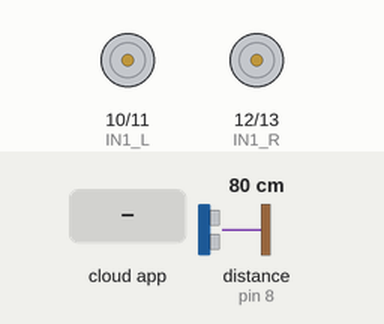
Bench run of a sketch on a simulated Arduino Uno, built with avr-gcc and run on an emulated ATmega328P. On the bench: motor-driver pin pairs drawn as motors (green arrow = first pin HIGH = forward, orange = second pin HIGH = backward, longer = more drive, scaled by the enable pin). Wiring (inferred from the names in the program): ultrasonic range finder: trigger pin 8; echo pin 8. Inputs (shaded band) come from the test bench; at power-on: distance to the obstacle (sensor on pin 8) 80 cm. The echo pulse lasts 58.3 µs per cm; the ROS host is connected and sends only what is stated.

Above: at 1.2 s.
1.3 s: the phone or cloud app sets linear.x to -100
At 2.3 s:
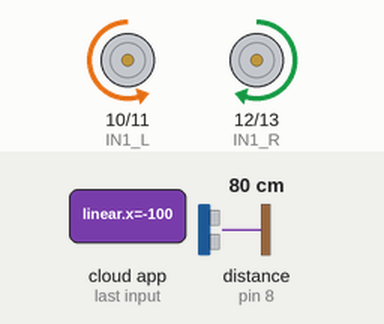
2.8 s: the phone or cloud app sets linear.x to 100
At 4.0 s:
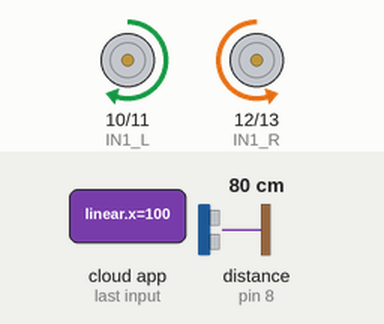
4.3 s: the phone or cloud app sets angular.z to -100
At 5.5 s:
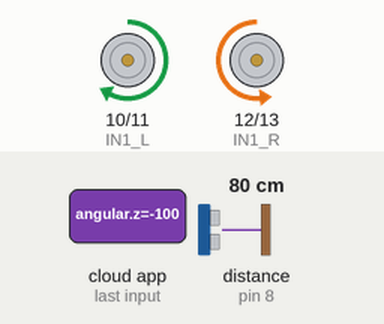
5.8 s: the phone or cloud app sets linear.x to 0
At 7.0 s:
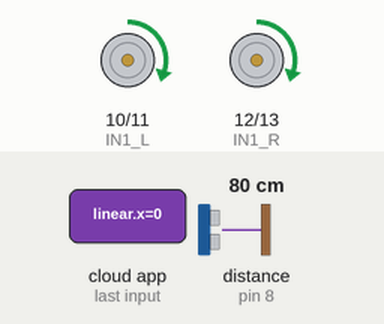
7.3 s: the phone or cloud app sets angular.z to 100
At 7.8 s:
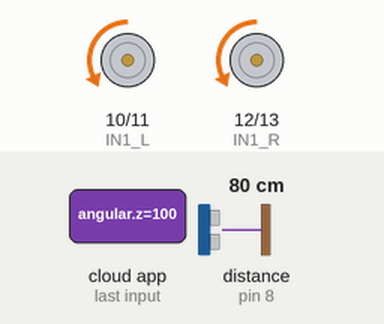
Timing chart, 0 to 9.8 s (numbered marks = the images above; inputs shaded):
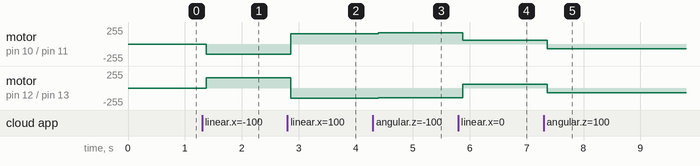

The sketch:

ros_motor_range.ino
```cpp
//Code Authors:
//* Ahmed A. Radwan (author)
//* Maisa Jazba

#include <ArduinoHardware.h>
#include <ros.h>
#include <geometry_msgs/Twist.h>
#include <sensor_msgs/Range.h>


#define EN_L 9
#define IN1_L 10
#define IN2_L 11

#define EN_R 6    //should be PWM PIN!
#define IN1_R 12
#define IN2_R 13

unsigned long previousMillis1 = 0;
const long period1 = 500;

double w_r = 0, w_l = 0;

//wheel_rad is the wheel radius ,wheel_sep is
double wheel_rad = 0.064, wheel_sep = 0.145;

//Range
#define pingPin 8
const boolean CENTIMETERS = true;
const boolean INCHES = false;

ros::NodeHandle nh;

double speed_ang = 0, speed_lin = 0;

void messageCb( const geometry_msgs::Twist& msg) {
  speed_ang = msg.angular.z;
  speed_lin = msg.linear.x;
  w_r = (speed_lin / wheel_rad) + ((speed_ang * wheel_sep) / (2.0 * wheel_rad));
  w_l = (speed_lin / wheel_rad) - ((speed_ang * wheel_sep) / (2.0 * wheel_rad));
}


sensor_msgs::Range range_msg;
ros::Publisher pub_range( "/ultrasound_range", &range_msg);
char frameid[] = "/ultrasound";

ros::Subscriber<geometry_msgs::Twist> sub("cmd_vel", &messageCb );

void Motors_init();
void MotorL(int16_t Pulse_Width1);
void MotorR(int16_t Pulse_Width2);

void setup() {
  Motors_init();
  nh.initNode();
  nh.subscribe(sub);

  nh.advertise(pub_range);

  range_msg.radiation_type = sensor_msgs::Range::ULTRASOUND;
  range_msg.header.frame_id =  frameid;
  range_msg.field_of_view = 0.1;  // fake
  range_msg.min_range = 0.002;  // 2 cm
  range_msg.max_range = 0.150;  // 150 cm


  //Serial.begin(9600);
}


void loop() {
  MotorL(w_l * 10);
  MotorR(w_r * 10);

  //Range Sensor
//  unsigned long currentMillis = millis();
//  if (currentMillis - previousMillis1 >= period1) {
//    previousMillis1 = currentMillis;
//
    range_msg.range=getRange(pingPin, CENTIMETERS);
    range_msg.header.stamp = nh.now();
    pub_range.publish(&range_msg);
    nh.spinOnce();
//  }
  delay(50);
}

void Motors_init() {
  pinMode(EN_L, OUTPUT);
  pinMode(EN_R, OUTPUT);
  pinMode(IN1_L, OUTPUT);
  pinMode(IN2_L, OUTPUT);
  pinMode(IN1_R, OUTPUT);
  pinMode(IN2_R, OUTPUT);
  digitalWrite(EN_L, LOW);
  digitalWrite(EN_R, LOW);
  digitalWrite(IN1_L, LOW);
  digitalWrite(IN2_L, LOW);
  digitalWrite(IN1_R, LOW);
  digitalWrite(IN2_R, LOW);
}

void MotorL(int Pulse_Width1) {
  if (Pulse_Width1 > 0) {
analogWrite(EN_L, constrain(Pulse_Width1,60,255));
digitalWrite(IN1_L, HIGH);
    digitalWrite(IN2_L, LOW);
  }

  if (Pulse_Width1 < 0) {
     Pulse_Width1=abs(constrain(Pulse_Width1,-255,-70));
     analogWrite(EN_L, Pulse_Width1);
    digitalWrite(IN1_L, LOW);
    digitalWrite(IN2_L, HIGH);
  }

  if (Pulse_Width1 == 0) {
    analogWrite(EN_L, Pulse_Width1);
    digitalWrite(IN1_L, LOW);
    digitalWrite(IN2_L, LOW);
  }
}


void MotorR(int Pulse_Width2) {

  if (Pulse_Width2 > 0) {
    analogWrite(EN_R, constrain(Pulse_Width2,70,255));
    digitalWrite(IN1_R, LOW);
    digitalWrite(IN2_R, HIGH);
  }

  if (Pulse_Width2 < 0) {
    Pulse_Width2 = abs(constrain(Pulse_Width2,-255,-60));
    analogWrite(EN_R, Pulse_Width2);
    digitalWrite(IN1_R, HIGH);
    digitalWrite(IN2_R, LOW);
  }

  if (Pulse_Width2 == 0) {
    analogWrite(EN_R, Pulse_Width2);
    digitalWrite(IN1_R, LOW);
    digitalWrite(IN2_R, LOW);
  }
}

/*
long microsecondsToInches(long microseconds) {
  // According to Parallax's datasheet for the PING))), there are 73.746
  // microseconds per inch (i.e. sound travels at 1130 feet per second).
  // This gives the distance travelled by the ping, outbound and return,
  // so we divide by 2 to get the distance of the obstacle.
  // See: http://www.parallax.com/dl/docs/prod/acc/28015-PING-v1.3.pdf
  return microseconds / 74 / 2;
}
*/

long microsecondsToCentimeters(long microseconds) {
  // The speed of sound is 340 m/s or 29 microseconds per centimeter.
  // The ping travels out and back, so to find the distance of the object we
  // take half of the distance travelled.
  return microseconds / 29 / 2;
}

long getRange(uint8_t pinNumber, boolean in_centimeters){

    // establish variables for duration of the ping, and the distance result
      // in inches and centimeters:
      long duration, distance, inches, cm;

      // The PING))) is triggered by a HIGH pulse of 2 or more microseconds.
      // Give a short LOW pulse beforehand to ensure a clean HIGH pulse:
      pinMode(pingPin, OUTPUT);
      digitalWrite(pingPin, LOW);
      delayMicroseconds(2);
      digitalWrite(pingPin, HIGH);
      delayMicroseconds(5);
      digitalWrite(pingPin, LOW);

      // The same pin is used to read the signal from the PING))): a HIGH pulse
      // whose duration is the time (in microseconds) from the sending of the ping
      // to the reception of its echo off of an object.
      pinMode(pingPin, INPUT);
      duration = pulseIn(pingPin, HIGH);

      // convert the time into a distance
      //inches = microsecondsToInches(duration);
      cm = microsecondsToCentimeters(duration);

      if (in_centimeters)
         distance = cm;
      else
        distance = inches;
      //Serial.print(inches);
      //Serial.print("in, ");
      Serial.print(cm);
      Serial.println("cm");

      return distance;

}
```

Measured:
- after the input at 1.3 s, motor on pin 10 (IN1_L) / pin 11 (IN2_L): stopped → backward 156/255 after 0.07 s; motor on pin 12 (IN1_R) / pin 13 (IN2_R): stopped → forward 156/255 after 0.07 s
- after the input at 2.8 s, motor on pin 10 (IN1_L) / pin 11 (IN2_L): backward 156/255 → forward 156/255 after 0.06 s; motor on pin 12 (IN1_R) / pin 13 (IN2_R): forward 156/255 → backward 156/255 after 0.06 s
- after the input at 4.3 s, motor on pin 10 (IN1_L) / pin 11 (IN2_L): forward 156/255 → forward 167/255 after 0.10 s; motor on pin 12 (IN1_R) / pin 13 (IN2_R): backward 156/255 → backward 144/255 after 0.10 s
- after the input at 5.8 s, motor on pin 10 (IN1_L) / pin 11 (IN2_L): forward 167/255 → forward 60/255 after 0.08 s; motor on pin 12 (IN1_R) / pin 13 (IN2_R): backward 144/255 → forward 60/255 after 0.08 s
- after the input at 7.3 s, motor on pin 10 (IN1_L) / pin 11 (IN2_L), motor on pin 12 (IN1_R) / pin 13 (IN2_R): forward 60/255 → backward 70/255 after 0.07 s
